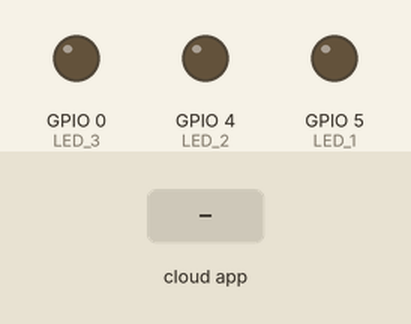
This sketch was run on a simulated ESP8266 (NodeMCU). Parts: output pins drawn as LEDs (lit = HIGH). The inputs (shaded band) are chosen by the test bench. WiFi joins after 1.5 s; servers stay silent unless stated; what the sketch prints to the serial monitor is not drawn.

Above: at 2.7 s.
2.8 s: the phone or cloud app sets Foco.1 to 1
At 4.0 s:
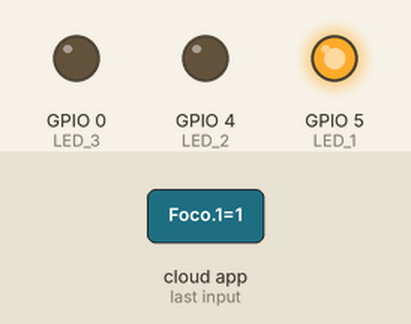
4.3 s: the phone or cloud app sets Foco.2 to 1
At 5.1 s:
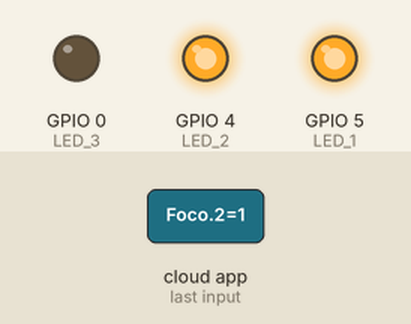
5.8 s: the phone or cloud app sets Foco.1 to 0
At 6.2 s:
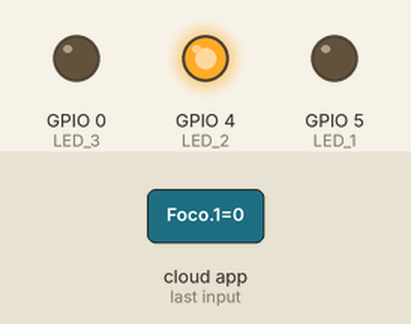
7.3 s: the phone or cloud app sets Foco.3 to 1
At 8.5 s:
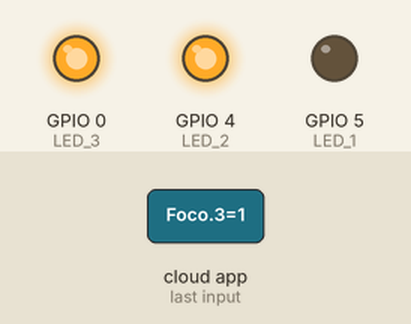
8.8 s: the phone or cloud app sets Foco.2 to 0
At 9.7 s:
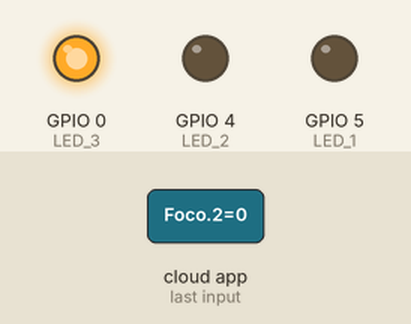
10.3 s: the phone or cloud app sets Foco.1 to 1
At 10.8 s:
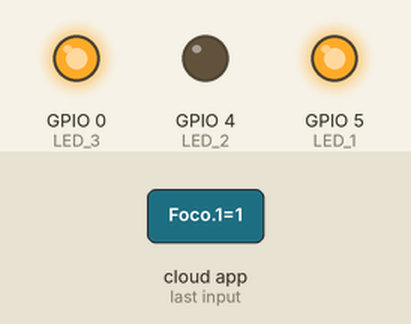
Timing chart, 0 to 12.8 s (numbered marks = the images above; inputs shaded):
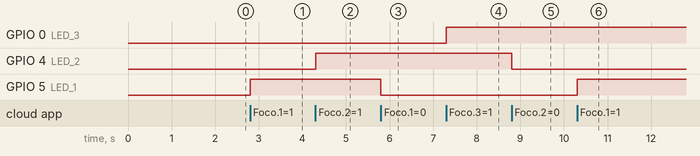

The sketch:

fauxmoESP.ino
```cpp
// codigo obtenido del vide youtube:  https://www.youtube.com/watch?v=aMQs5SNsszU

#include <Arduino.h>
#ifdef ESP32
    #include <WiFi.h>
#else
    #include <ESP8266WiFi.h>
#endif
#include "fauxmoESP.h"

// Rename the credentials.sample.h file to credentials.h and
// edit it according to your router configuration

#define WIFI_SSID ""
#define WIFI_PASS ""
#define SERIAL_BAUDRATE 115200

// DEVICES
#define LED_1 5
#define ID_1 "Foco 1"
#define LED_2 4
#define ID_2 "Foco 2"
#define LED_3 0
#define ID_3 "Foco 3"

fauxmoESP fauxmo;
// -----------------------------------------------------------------------------
// Wifi
// -----------------------------------------------------------------------------

void wifiSetup() {

    // Set WIFI module to STA mode
    WiFi.mode(WIFI_STA);

    // Connect
    Serial.printf("[WIFI] Connecting to %s ", WIFI_SSID);
    WiFi.begin(WIFI_SSID, WIFI_PASS);

    // Wait
    while (WiFi.status() != WL_CONNECTED) {
        Serial.print(".");
        delay(100);
    }
    Serial.println();

    // Connected!
    Serial.printf("[WIFI] STATION Mode, SSID: %s, IP address: %s\n", WiFi.SSID().c_str(), WiFi.localIP().toString().c_str());

}

void setup() {

    // Init serial port and clean garbage
    Serial.begin(SERIAL_BAUDRATE);

    // LEDs
    pinMode(LED_1, OUTPUT);
    digitalWrite(LED_1, LOW);
    pinMode(LED_2, OUTPUT);
    digitalWrite(LED_2, LOW);
    pinMode(LED_3, OUTPUT);
    digitalWrite(LED_3, LOW);

    // Wifi
    wifiSetup();

    fauxmo.createServer(true); // not needed, this is the default value
    fauxmo.setPort(80); // This is required for gen3 devices
    fauxmo.enable(true);
    // Add virtual devices
    fauxmo.addDevice(ID_1);
    fauxmo.addDevice(ID_2);
    fauxmo.addDevice(ID_3);
    fauxmo.onSetState([](unsigned char device_id, const char * device_name, bool state, unsigned char value) {

        Serial.printf("[MAIN] Device #%d (%s) state: %s value: %d\n", device_id, device_name, state ? "ON" : "OFF", value);

        if (strcmp(device_name, ID_1)==0) {
            digitalWrite(LED_1, state ? HIGH : LOW);
        }else if (strcmp(device_name, ID_2)==0) {
            digitalWrite(LED_2, state ? HIGH : LOW);
        }else if (strcmp(device_name, ID_3)==0) {
            digitalWrite(LED_3, state ? HIGH : LOW);
        }

    });

}

void loop() {
    fauxmo.handle();

}
```

Measured:
- after the input at 2.8 s, GPIO 5 (LED_1): LOW → HIGH at once
- after the input at 4.3 s, GPIO 4 (LED_2): LOW → HIGH at once
- after the input at 5.8 s, GPIO 5 (LED_1): HIGH → LOW at once
- after the input at 7.3 s, GPIO 0 (LED_3): LOW → HIGH at once
- after the input at 8.8 s, GPIO 4 (LED_2): HIGH → LOW at once
- after the input at 10.3 s, GPIO 5 (LED_1): LOW → HIGH at once
